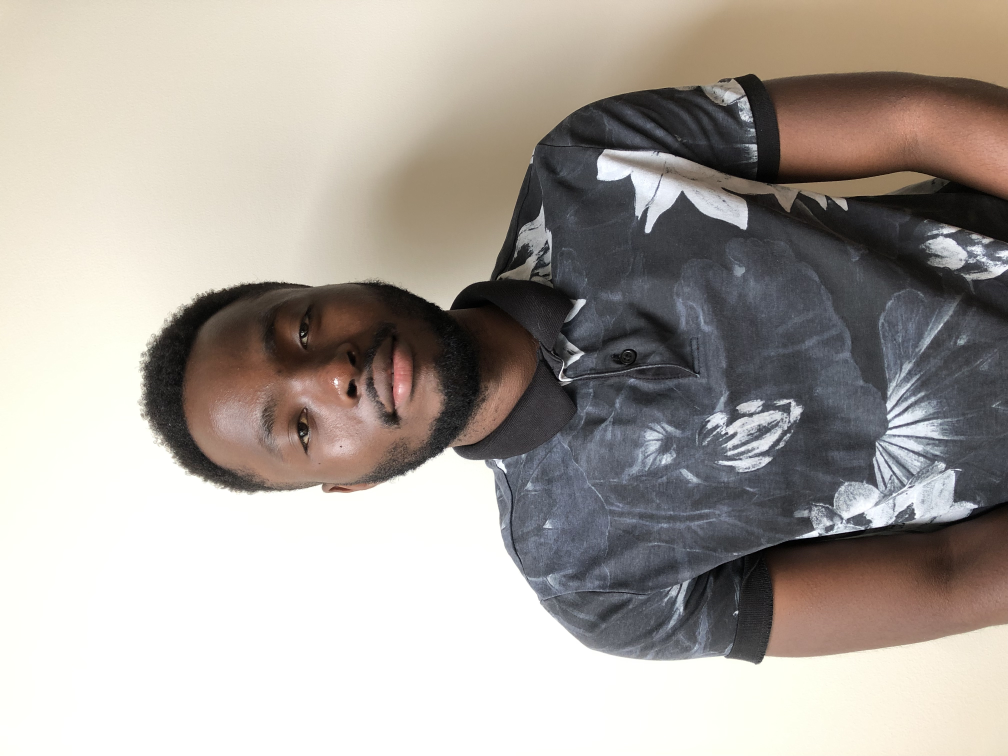
#> input picture Image/Blaise.jpeg, 4032 x 3024 px (shown at 1/4 size)
$ python trial.py
#> lines starting #> are read from the running program, lines starting #| are printed output that depends on the picture; pictures that were not available may be replaced by others from this repository, and a replacement may not be noted
import requests
import numpy as np
from PIL import Image
from urllib import request
import matplotlib.pyplot as plt
import copy

# [5 lines of commented-out code are left out]
blaise = plt.imread("Image/Blaise.jpeg")
#> blaise is the input picture: shape (3024, 4032, 3); mean R, G, B 170.2, 163.5, 157.1
starry = plt.imread("Image/StaryNight.jpg")
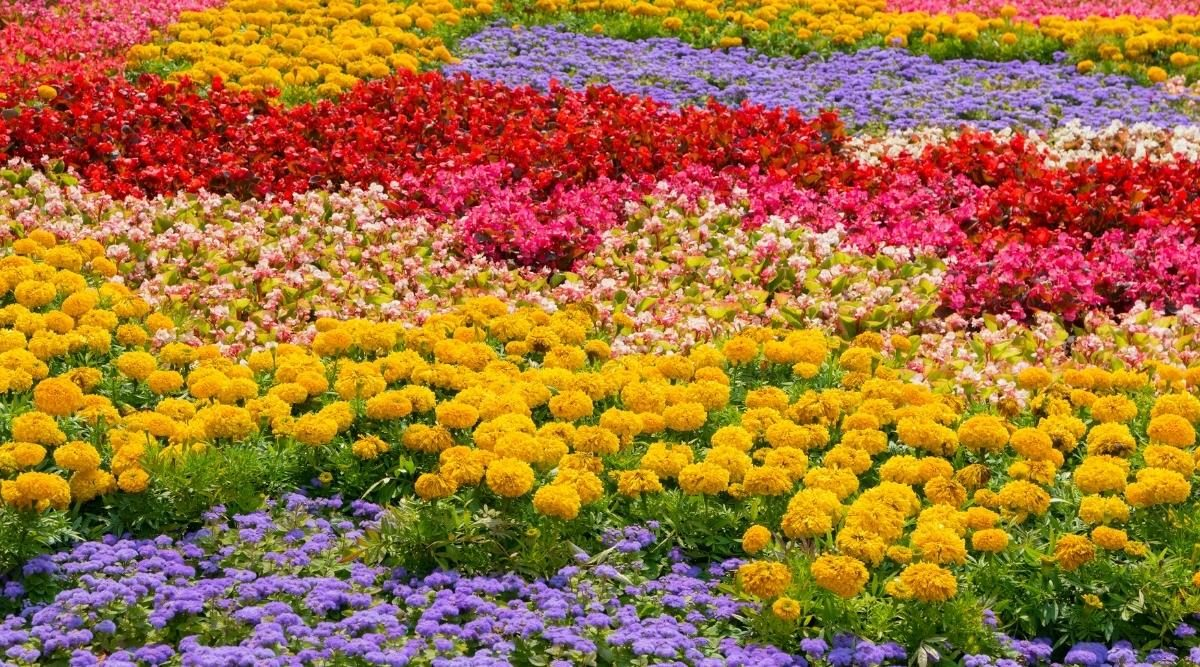
#> input picture Image/flowers.jpeg, 1200 x 667 px, given in place of StaryNight.jpg, which was not available
#> starry is the input picture: shape (667, 1200, 3); mean R, G, B 163.5, 112.2, 58.1
sunset = plt.imread("Image/sunset.jpeg")
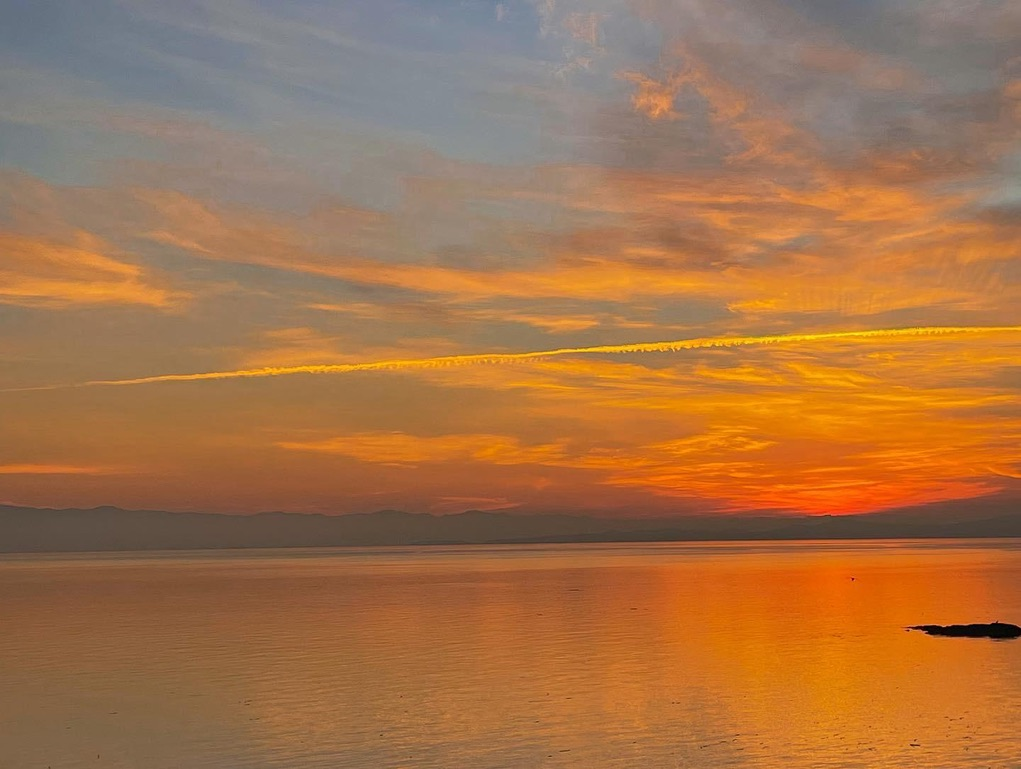
#> input picture Image/sunset.jpeg, 1021 x 769 px
#> sunset is the input picture: shape (769, 1021, 3); mean R, G, B 164.3, 114.3, 73.3
genius = plt.imread("Image/einstein.jpeg")
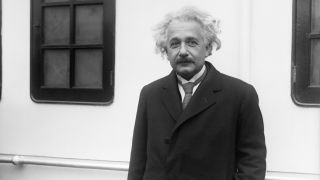
#> input picture Image/einstein.jpeg, 320 x 180 px
#> genius is the input picture: shape (180, 320, 3); min 4, max 255, mean 148.8
# [17 lines of commented-out code are left out]
blaise = Image.open('Image/Blaise.jpeg')
new_image = blaise.resize((769, 1021))
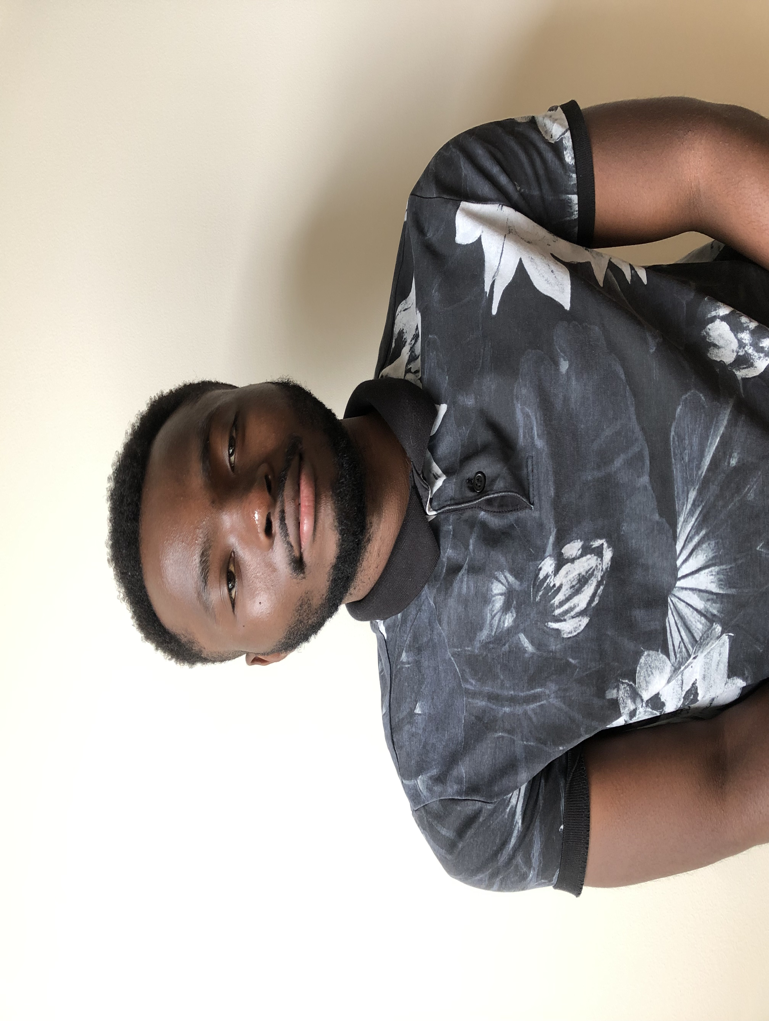
#> new_image: PIL image 769x1021 RGB; mean R, G, B 170.2, 163.5, 157.1
new_image.save('new_blaise_2.jpeg')
# [10 lines of commented-out code are left out]
#> (the run stopped early here; a loop or call above may not have finished)
